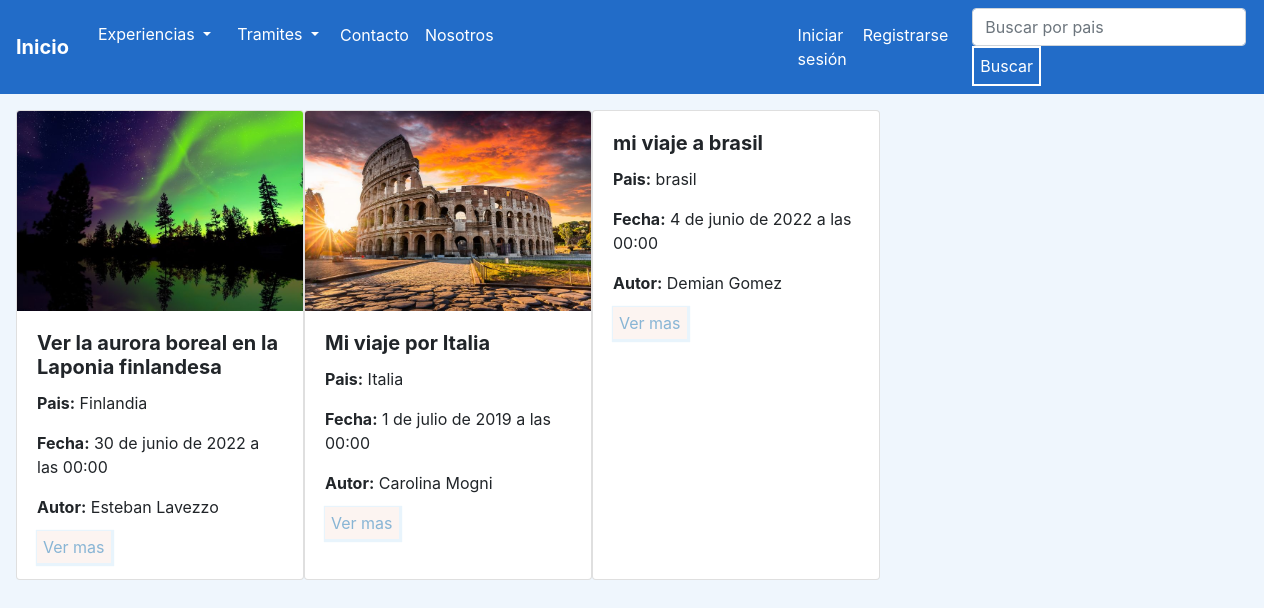
The page /ver-experiencias/ on the database as committed earlier.
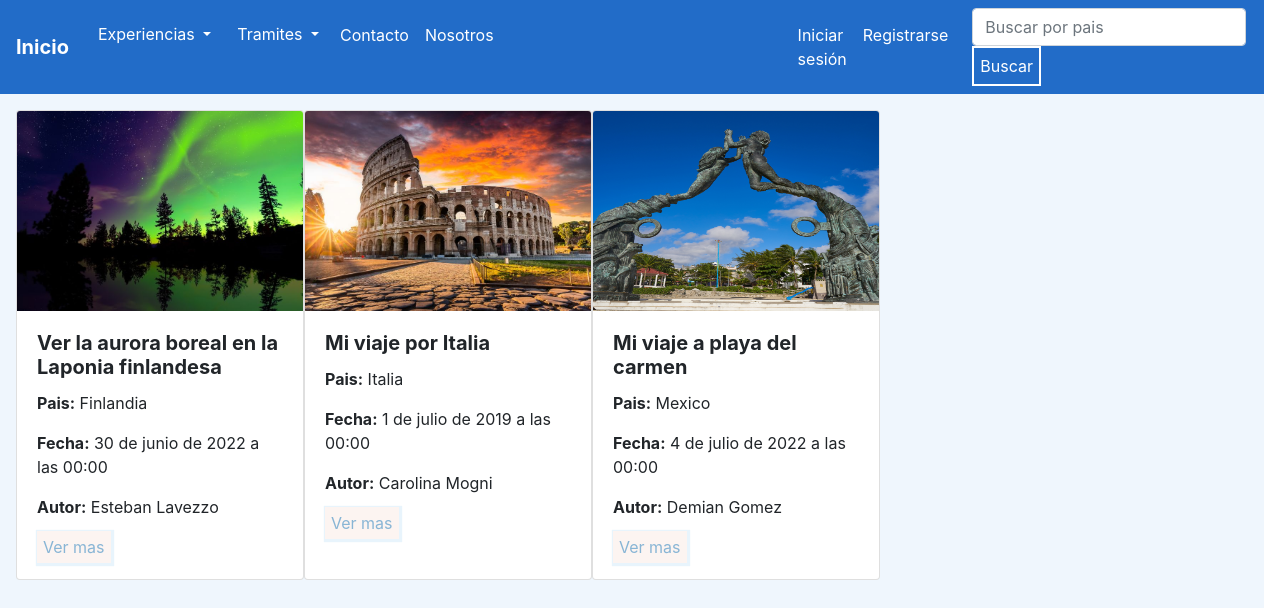
The same page on the database as committed later.
### experiencias/models.py (models this page shows, shortened)
class Experiencias (models.Model):
    titulo = models.CharField(max_length=100)
    pais = models.CharField(max_length=50)
    fecha = models.DateTimeField(null=True)
    autor = models.CharField(max_length=50)
    cuerpo = models.TextField(max_length=20000)
    image = models.ImageField(upload_to = 'imagenes_experiencias/', blank=True, null=True)
    is_active = models.BooleanField(default=True)
    class Meta:
        verbose_name = 'Experiencia'
        verbose_name_plural = 'Experiencias'

### experiencias/views.py (the view)
# urls.py: path('ver-experiencias/', ver_experiencias, name = 'ver-experiencias'),
def ver_experiencias(request):
    experiencias = Experiencias.objects.all()
    context = {'experiencias':experiencias}
    return render(request, 'experiencias/ver_experiencias.html', context=context)

### templates/experiencias/ver_experiencias.html (shortened to what this page needs)
{% extends 'base.html' %}
{% block contenido %}
<div class="d-flex " style="margin-top:1rem; margin-left: 1rem; ">
    {% for experiencia  in  experiencias %}
    <div class="card " style="width: 18rem;">
        {% if experiencia.image %}
           <img src="{{experiencia.image.url}}" style="min-width: 250px; min-height:200px;max-width: 2000px; max-height:200px;" class="card-img-top" >
        {% endif %}
        <div class="card-body">
            <h5 class="card-title"><b>{{experiencia.titulo}}</b></h5>
            <p class="card-text"><b>Pais:</b> {{experiencia.pais}}</p>
            <p class="card-text"><b>Fecha:</b> {{experiencia.fecha}}</p>
            <p class="card-text"><b>Autor:</b> {{experiencia.autor}}</p>
            <a href="/detalle-experiencia/{{experiencia.id}}/" class="Boton">Ver mas</a>
        </div>
    </div>
    {% endfor %}
</div>
{% endblock %}

### templates/base.html (shortened to what this page needs)
<!DOCTYPE html>
<html lang="en">
<head>
    {% load static %}
    <link rel="stylesheet" href="https://cdn.jsdelivr.net/npm/bootstrap@4.6.1/dist/css/bootstrap.min.css"
>
        <link rel="stylesheet"  href="{% static 'blog_viaje-GomezMogniLavezzo/styles.css' %}" type="text/css">
</head>
<header>
    <nav class="navbar navbar-expand-lg navbar "  >
        <a class="navbar-brand text-white" href="/"><b>Inicio </b></a>
        <div class="collapse navbar-collapse" id="navbarSupportedContent">
            <ul class="navbar-nav mr-auto">
                <li class="nav-item" >
                    <div class="btn-group"  >
                        <button type="button" class="btn dropdown-toggle text-white " data-toggle="dropdown" aria-expanded="false" >
                            Experiencias
                        </button>
                </li>
                <li class="nav-item" >
                    <div class="btn-group"  >
                        <button type="button" class="btn dropdown-toggle text-white " data-toggle="dropdown" aria-expanded="false" >
                            Tramites
                        </button>
                </li>
                <li class="nav-item">
                    <a class="nav-link text-white" href="/contacto/">Contacto</a>
                </li>
                <li class="nav-item" >
                    <a class="nav-link text-white" href="/nosotros/">Nosotros</a>
                </li>
                {% if user.is_authenticated %}
                    <div class="btn-group" style="margin-left:27rem ;">
                        <button type="button" class="btn  dropdown-toggle" data-toggle="dropdown" aria-expanded="false" >
                            {% if user.image %}
                               <img src="{{user.image.url}}" width="35px" height="35px" style=" margin-top:2.5%;border-style: solid; border-color: rgb(1, 75, 173);  ">
                            {% else %}
                               <img src="\media\imagenes_User\usuariodefault.jpg" width="35px" height="35px" style=" margin-top:2.5%;border-style: solid; border-color: rgb(1, 75, 173);  ">
                            {% endif %}
                        </button>
                        <div class="dropdown-menu">
                            <a class="dropdown-item" href="/Perfil/{{user.id}}/"> Perfil </a>
                            <a class="dropdown-item" href="{% url 'logout' %}">Cerrar sesión</a>
                      </div>
                {% else %}
                    <li class="nav-item">
                        <a class="nav-link text-white" href="{% url 'login' %}" style="margin-left: 18rem;">Iniciar sesión </a>
                    </li>
                    <li class="nav-item">
                        <a class="nav-link text-white" href="/registro/">Registrarse</a>
                    </li>
                    <li class="nav-item" >
                        <a class="nav-link text-white" href="#">{{request.user.username}}</a>
                    </li>
                {% endif %}
            </ul>
            <form class="form-inline my-2 my-lg-0" action ="/search_experiencias_view/" method = "GET" style="margin-right: 4%;">
                <input  class="form-control mr-sm-2" type="text" placeholder="Buscar por pais" aria-label="Search" name = 'search'>
                <button class="BotonBuscador " type="submit">Buscar</button>
            </form>
        </div>
    </nav>
</header>
<body >
{% block contenido %}
{% endblock %}
</body>
</html>

### static/blog_viaje-GomezMogniLavezzo/styles.css (style rules this page uses)
html { max-height: 100%; height: 1360px; }
body { background-color: rgb(239, 246, 253); max-width: 100%; min-width: 100%; position: absolute; align-content: center; }
header { max-width: 100%; background-color: rgb(34, 108, 200); height: 10%; max-height: 10%; position: static; max-width: 100%; max-height: 100%; }
.Boton { padding: 6px ; background-color: rgba(252, 244, 241, 0.949); box-shadow: 1px 1px 1px 2px rgba(34, 144, 222, 0.1); color: rgb(136, 181, 213); border-style: initial; border-color: rgba(104, 104, 104, 0.949); text-decoration: solid; max-width: 100%; max-height: 100%; }
.BotonBuscador { padding: 6px ; background-color: rgb(34, 108, 200); color: rgb(255, 255, 255); border-color:rgb(255, 255, 255); border-style:solid; max-width: 100%; max-height: 100%; }

Rows that differ between the two databases and show on the page:
removed Experiencias: titulo "mi viaje a brasil", pais "brasil", fecha "4 de junio de 2022 a las 00:00", autor "Demian Gomez"
added Experiencias: image (picture), titulo "Mi viaje a playa del carmen", pais "Mexico", fecha "4 de julio de 2022 a las 00:00", autor "Demian Gomez"
